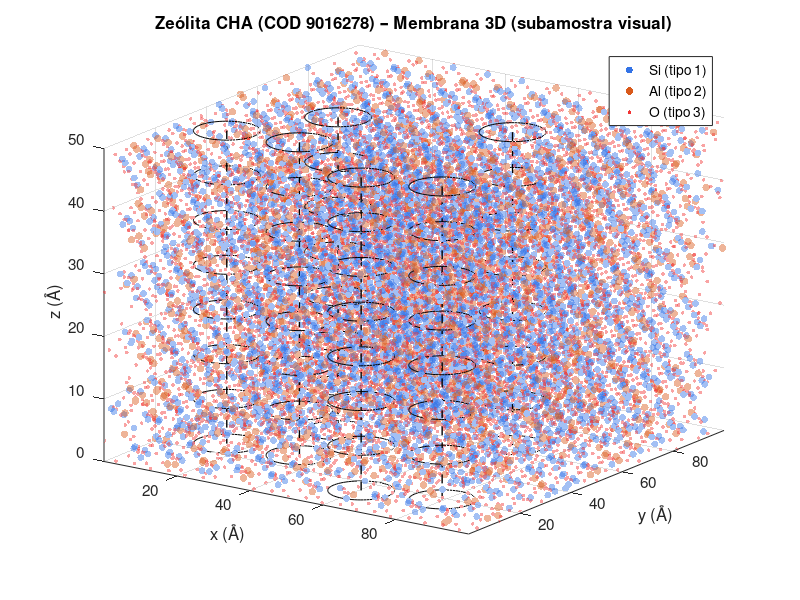
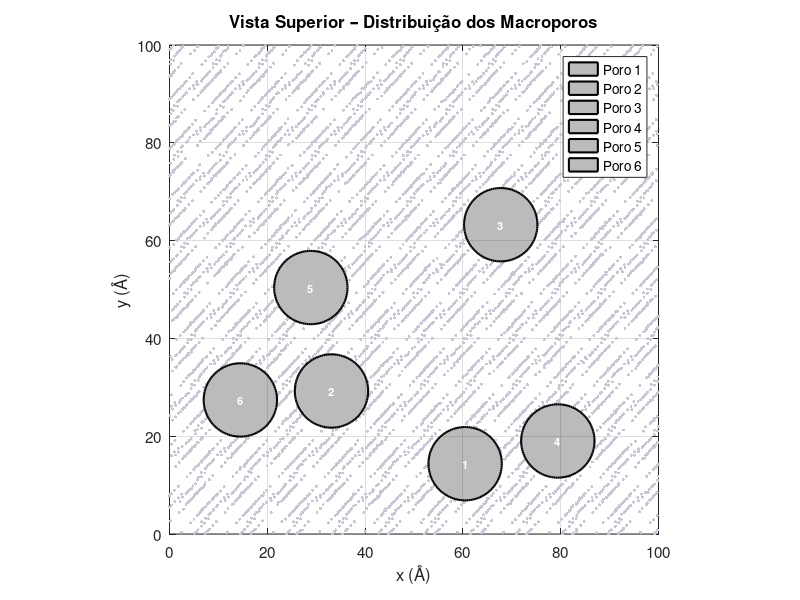
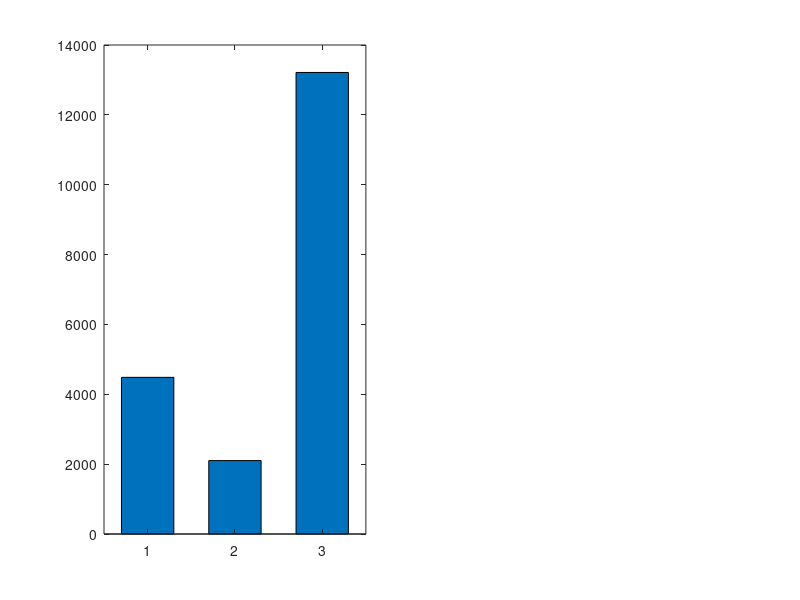

MATLAB code to generate these figures, in order: (Note: this script raises an error after producing the figures.)
function cha_membrane_generator()
%CHA_MEMBRANE_GENERATOR  Gerador paramétrico 3D para membrana de zeólita CHA
% -------------------------------------------------------------------------
%  Disciplina : Modelagem Computacional Aplicada à Engenharia Química (05082)
%  Material   : Zeólita CHA (chabazita)  –  Chabazite-Ca
%
%  Referência cristalográfica:
%    Nature 181, 1794-1796 (1958) | COD 9016278 | AMCSD 0017695
%    Grupo espacial : R -3 m  (n.º 166, setting romboédrico)
%    Símbolo Hall   : -P 3* 2
%
%  Parâmetros da célula unitária (setting ROMBOÉDRICO):
%    a = b = c = 9.4 Å       α = β = γ = 94.3°
%    Z = 12 f.u.              V = 823.197 Å³
%    Fórmula: (Al0.32 Si0.68) O2
%
%  Sítios cristalográficos (posições fracionárias, setting R):
%    T  (Al/Si) :  x=0.34,  y=0.11,  z=−0.12  | ocp: Al=0.32, Si=0.68
%    O1         :  x=0.27,  y=−0.27, z=0.00
%    O2         :  x=0.17,  y=−0.17, z=0.50
%    O3         :  x=0.25,  y=0.25,  z=0.90
%    O4         :  x=0.03,  y=0.03,  z=0.35
%
%  Operações de simetria do grupo R -3 m (setting R, 12 ops):
%    x,y,z      | -x,-z,-y  | -z,-x,-y  | y,x,z
%    y,z,x      | -z,-y,-x  | -x,-y,-z  | x,z,y
%    z,x,y      | -y,-x,-z  | -y,-z,-x  | z,y,x
%
%  Nota: setting romboédrico NÃO usa translações de centramento.
%        A célula já é primitiva (12 operações × sítio único = máx. 12 pos.)
%
%  Tipos de átomo no LAMMPS:
%    1 = Si   (carga +2.0500 e)
%    2 = Al   (carga +1.5750 e)
%    3 = O    (carga −1.0250 e)
%
%  Imperfeições modeladas:
%    • Ocupação mista Al/Si no sítio T  (razão Si/Al ajustável)
%    • Desordem posicional           (vibração/distorção estrutural)
%    • Vacâncias aleatórias          (sítios T e O removidos)
%
%  Saída : arquivo LAMMPS  (atom_style charge)
%          Formato: atom-ID  atom-type  charge  x  y  z
%



Lx          = 100.0;       % Largura    da seção reta (Å)
Ly          = 100.0;       % Comprimento da seção reta (Å)
Lz          =  50.0;       % Espessura total da membrana (Å)

n_pores     =    6;        % Número de macroporos
r_pore      =  7.5;        % Raio de cada macroporo (Å)
dist_type   = 'random';    % Distribuição: 'regular' | 'random'
rng_seed    =   42;        % Semente aleatória (seed)

% Razão Si/Al conforme estrutura de referência:
%   Ocupação Al=0.32, Si=0.68  →  Si/Al = 0.68/0.32 ≈ 2.125
%   Use Inf para silicalita pura
si_al_ratio =  2.125;      % Razão Si/Al (SAR) baseada no CIF de referência

defect_amp  =  0.20;       % Amplitude máx. desordem posicional (Å)
vac_frac    =  0.012;      % Fração de vacâncias  (ex.: 0.012 = 1,2 %)

output_file = 'cha_membrane.lammps';   % Nome do arquivo de saída


%%  CÉLULA UNITÁRIA CHA  –  Setting ROMBOÉDRICO  (COD 9016278)
%%
%%  Parâmetros reticulares:
%%    a = b = c = 9.4 Å       α = β = γ = 94.3°
%%
%%  Matriz de vetores de rede (romboédrico → Cartesiano):
%%    Convencional para α = β = γ:
%%      cx = a * cos(α/2) * 2  (projeção)
%%    Usando a matriz M tal que M * [f1;f2;f3] = [x;y;z]:
%%      a1 = a [1, 0, 0]  (rotacionado para facilitar)
%%      Formula geral para célula romboédrica:
%%        tx = cos(α)
%%        ty = (cos(α) - cos(α)^2) / sin(α)   [= 0 para α=90°, != 0 aqui]
%%        tz = sqrt(1 - tx^2 - ty^2... ) mas usamos a decomposição padrão
%%
%%  Posições fracionárias (setting R, grupo -3m, 12 operações):
%%    T  (Al/Si): (0.34,  0.11, -0.12)  + equivalentes por simetria
%%    O1        : (0.27, -0.27,  0.00)  + equivalentes
%%    O2        : (0.17, -0.17,  0.50)  + equivalentes
%%    O3        : (0.25,  0.25,  0.90)  + equivalentes
%%    O4        : (0.03,  0.03,  0.35)  + equivalentes
%% ══════════════════════════════════════════════════════════════════════════

% ── Parâmetros reticulares (romboédrico, COD 9016278) ──────────────────
a_rh  = 9.4;       % Å  (a = b = c)
al_rh = 94.3;      % °  (α = β = γ)

% Constrói vetores de rede romboédricos no referencial Cartesiano
% Convenção padrão IUCr (a1 ao longo de x):
cosA = cosd(al_rh);
sinA = sind(al_rh);
% a2 no plano xy, a3 geral:
%   a1 = a [1, 0, 0]
%   a2 = a [cos(α), sin(α), 0]
%   a3 = a [cos(α), (cos(α)-cos²(α))/sin(α), tz]
%   tz = sqrt(1 - cos²(α) - ((cos(α)-cos²(α))/sin(α))²)
a_vec = a_rh * [1, 0, 0];
b_vec = a_rh * [cosA, sinA, 0];
t_cy  = (cosA - cosA^2) / sinA;
t_cz  = sqrt(max(0, 1 - cosA^2 - t_cy^2));
c_vec = a_rh * [cosA, t_cy, t_cz];

fprintf('━━━ Vetores de rede (romboédrico) ━━━━━━━━━━━\n');
fprintf('   a1 = [%7.4f  %7.4f  %7.4f] Å\n', a_vec);
fprintf('   a2 = [%7.4f  %7.4f  %7.4f] Å\n', b_vec);
fprintf('   a3 = [%7.4f  %7.4f  %7.4f] Å\n', c_vec);
fprintf('   |a| = %.4f  |b| = %.4f  |c| = %.4f Å\n', ...
        norm(a_vec), norm(b_vec), norm(c_vec));
fprintf('   α  = %.2f°  β = %.2f°  γ = %.2f°\n', al_rh, al_rh, al_rh);
fprintf('━━━━━━━━━━━━━━━━━━━━━━━━━━━━━━━━━━━━━━━━━━━━\n\n');

% ── Operações de simetria R -3 m (setting R, 12 ops) ──────────────────
%  Extraídas diretamente do CIF:
%   1: x,y,z      2: -x,-z,-y   3: -z,-x,-y   4: y,x,z
%   5: y,z,x      6: -z,-y,-x   7: -x,-y,-z   8: x,z,y
%   9: z,x,y     10: -y,-x,-z  11: -y,-z,-x  12: z,y,x
sym_ops = {
    @(x,y,z) [ x,  y,  z];   %  1
    @(x,y,z) [-x, -z, -y];   %  2
    @(x,y,z) [-z, -x, -y];   %  3
    @(x,y,z) [ y,  x,  z];   %  4
    @(x,y,z) [ y,  z,  x];   %  5
    @(x,y,z) [-z, -y, -x];   %  6
    @(x,y,z) [-x, -y, -z];   %  7
    @(x,y,z) [ x,  z,  y];   %  8
    @(x,y,z) [ z,  x,  y];   %  9
    @(x,y,z) [-y, -x, -z];   % 10
    @(x,y,z) [-y, -z, -x];   % 11
    @(x,y,z) [ z,  y,  x];   % 12
};

% ── Posições assimétricas (sítios Wyckoff, CIF COD 9016278) ───────────
asym_T  = [0.34,  0.11, -0.12];   % sítio T (Al/Si compartilhado)
asym_O1 = [0.27, -0.27,  0.00];
asym_O2 = [0.17, -0.17,  0.50];
asym_O3 = [0.25,  0.25,  0.90];
asym_O4 = [0.03,  0.03,  0.35];

% Aplica operações de simetria a cada sítio assimétrico
T_frac  = apply_sym(asym_T,  sym_ops);
O1_frac = apply_sym(asym_O1, sym_ops);
O2_frac = apply_sym(asym_O2, sym_ops);
O3_frac = apply_sym(asym_O3, sym_ops);
O4_frac = apply_sym(asym_O4, sym_ops);

% Conversão frac → Cartesiano
T_cart  = frac2cart(T_frac,  a_vec, b_vec, c_vec);
O1_cart = frac2cart(O1_frac, a_vec, b_vec, c_vec);
O2_cart = frac2cart(O2_frac, a_vec, b_vec, c_vec);
O3_cart = frac2cart(O3_frac, a_vec, b_vec, c_vec);
O4_cart = frac2cart(O4_frac, a_vec, b_vec, c_vec);

nT_uc = size(T_cart,1);
nO_uc = size(O1_cart,1) + size(O2_cart,1) + size(O3_cart,1) + size(O4_cart,1);

fprintf('━━━ Célula unitária CHA (COD 9016278) ━━━━━━\n');
fprintf('   T  (Al/Si): %2d posições  (asym: 0.34, 0.11,-0.12)\n', nT_uc);
fprintf('   O1         : %2d posições  (asym: 0.27,-0.27, 0.00)\n', size(O1_cart,1));
fprintf('   O2         : %2d posições  (asym: 0.17,-0.17, 0.50)\n', size(O2_cart,1));
fprintf('   O3         : %2d posições  (asym: 0.25, 0.25, 0.90)\n', size(O3_cart,1));
fprintf('   O4         : %2d posições  (asym: 0.03, 0.03, 0.35)\n', size(O4_cart,1));
fprintf('   Total      : %2d átomos/célula\n', nT_uc + nO_uc);
fprintf('   Ocupação   : Al=0.32, Si=0.68  →  Si/Al ≈ 2.125\n');
fprintf('━━━━━━━━━━━━━━━━━━━━━━━━━━━━━━━━━━━━━━━━━━━━\n\n');

% Monta arrays da célula unitária (tipo T provisoriamente = 1/Si)
uc_xyz  = [T_cart; O1_cart; O2_cart; O3_cart; O4_cart];
uc_type = [ones(nT_uc,1); 3*ones(nO_uc,1)];   % 1=Si(T), 3=O


%%                        REPLICAÇÃO DA REDE

rng(rng_seed);

% Alcance das réplicas ao longo de cada eixo romboédrico
% Usa o comprimento máximo da projeção de cada vetor sobre x,y,z
max_proj = max(abs([a_vec; b_vec; c_vec]), [], 1);  % projeções máximas
nx_rep = ceil(Lx / max_proj(1)) + 4;
ny_rep = ceil(Ly / max_proj(2)) + 4;
nz_rep = ceil(Lz / max_proj(3)) + 2;

% Pré-alocação generosa
n_est = (nx_rep+8) * (ny_rep+8) * (nz_rep+4) * (nT_uc + nO_uc);
all_xyz  = zeros(n_est, 3);
all_type = zeros(n_est, 1);
ptr = 0;
n_uc = nT_uc + nO_uc;

for ix = -3 : nx_rep+2
    for iy = -3 : ny_rep+2
        for iz = 0 : nz_rep+1
            shift = ix*a_vec + iy*b_vec + iz*c_vec;
            idx   = ptr+1 : ptr+n_uc;
            all_xyz(idx, :) = uc_xyz + shift;
            all_type(idx)   = uc_type;
            ptr = ptr + n_uc;
        end
    end
end

all_xyz  = all_xyz(1:ptr, :);
all_type = all_type(1:ptr);

% Recorte: mantém apenas átomos dentro de [0,Lx] × [0,Ly] × [0,Lz]
tol  = 1e-4;
mask = all_xyz(:,1) >= -tol & all_xyz(:,1) <= Lx+tol & ...
       all_xyz(:,2) >= -tol & all_xyz(:,2) <= Ly+tol & ...
       all_xyz(:,3) >= -tol & all_xyz(:,3) <= Lz+tol;

all_xyz  = all_xyz(mask,:);
all_type = all_type(mask);

% Clipa para [0, L]
all_xyz(:,1) = min(max(all_xyz(:,1), 0), Lx);
all_xyz(:,2) = min(max(all_xyz(:,2), 0), Ly);
all_xyz(:,3) = min(max(all_xyz(:,3), 0), Lz);

fprintf('Átomos após replicação + recorte : %d\n', size(all_xyz,1));


%%          SUBSTITUIÇÃO ALEATÓRIA  Si → Al  (ocupação mista do sítio T)
%%
%%  Referência: Al_occ = 0.32, Si_occ = 0.68  (COD 9016278)
%%  Si/Al = 0.68/0.32 = 2.125  (valor padrão em si_al_ratio)
%%  Regra de Löwenstein aplicada de forma estatística (distribuição aleatória)

si_idx = find(all_type == 1);
n_Si   = numel(si_idx);
n_Al   = round(n_Si / (si_al_ratio + 1));
n_Al   = min(n_Al, n_Si);
al_sel = si_idx(randperm(n_Si, n_Al));
all_type(al_sel) = 2;   % 2 = Al


%%                     POSICIONAMENTO DOS MACROPOROS

pore_xy = place_pores(n_pores, r_pore, Lx, Ly, dist_type, rng_seed);
n_pores_real = size(pore_xy, 1);

% Remove átomos no interior dos macroporos (cilindros paralelos a z)
keep = true(size(all_xyz,1), 1);
for p = 1:n_pores_real
    r2 = (all_xyz(:,1)-pore_xy(p,1)).^2 + (all_xyz(:,2)-pore_xy(p,2)).^2;
    keep(r2 <= r_pore^2) = false;
end
all_xyz  = all_xyz(keep,:);
all_type = all_type(keep);


%%          IMPERFEIÇÕES ESTRUTURAIS  (membrana não-perfeita)
%%
%%  (1) Desordem posicional : desloca aleatoriamente ~30 % dos átomos
%%      → simula distorção da rede, vibrações congeladas, desordem Si/Al
%%  (2) Vacâncias           : remove aleatoriamente fração de sítios
%%      → defeitos pontuais, sítios Si/Al/O ausentes
%%  (3) Confinamento        : garante posições dentro da caixa periódica

N = size(all_xyz, 1);

% (1) Desordem posicional
n_disp = round(N * 0.30);
d_idx  = randperm(N, n_disp);
all_xyz(d_idx,:) = all_xyz(d_idx,:) + defect_amp * (2*rand(n_disp,3) - 1);

% (2) Vacâncias
n_vac = round(N * vac_frac);
v_idx = randperm(N, n_vac);
keep2 = true(N,1);
keep2(v_idx) = false;
all_xyz  = all_xyz(keep2,:);
all_type = all_type(keep2);

% (3) Confinamento periódico (wrap)
all_xyz(:,1) = mod(all_xyz(:,1), Lx);
all_xyz(:,2) = mod(all_xyz(:,2), Ly);
all_xyz(:,3) = mod(all_xyz(:,3), Lz);

N = size(all_xyz, 1);


%%            CARGAS PARCIAIS  (modelo BKS-like para aluminossilicato)
%%
%%  Nota: framework puro-Si é neutro (q_Si + 2·q_O = 0).
%%  Com substituição Al, o framework fica carregado negativamente:
%%  cátions compensadores (Ca²⁺, conforme Chabazite-Ca) devem ser
%%  adicionados em etapa posterior no LAMMPS.

charges = zeros(N,1);
charges(all_type == 1) =  2.0500;   % Si
charges(all_type == 2) =  1.5750;   % Al
charges(all_type == 3) = -1.0250;   % O

% Carga total do framework
q_total = sum(charges);
fprintf('Carga total do framework : %+.2f e\n', q_total);
if abs(q_total) > 1
    fprintf('  ⚠  Adicionar %.2f e em cátions Ca²⁺ compensadores no LAMMPS.\n\n', -q_total);
end


write_lammps(output_file, all_xyz, all_type, charges, Lx, Ly, Lz, ...
             pore_xy, r_pore, dist_type, si_al_ratio, defect_amp, vac_frac, ...
             a_rh, al_rh);


fprintf('\n╔══════════════════════════════════════════════════╗\n');
fprintf('║         RESUMO DA GEOMETRIA  (CHA / COD 9016278) ║\n');
fprintf('╠══════════════════════════════════════════════════╣\n');
fprintf('║  Arquivo de saída  : %-26s║\n', output_file);
fprintf('║  Referência CIF    : COD 9016278 / AMCSD 0017695 ║\n');
fprintf('║  Grupo espacial    : R -3 m  (n.º 166, R setting)║\n');
fprintf('║  Célula unitária   : a=b=c=9.4 Å  α=β=γ=94.3°   ║\n');
fprintf('║  Caixa (Å)         : %5.1f × %5.1f × %5.1f          ║\n', Lx, Ly, Lz);
fprintf('║  Átomos totais     : %-26d║\n', N);
fprintf('║    ▸ Si (tipo 1)   : %-26d║\n', sum(all_type==1));
fprintf('║    ▸ Al (tipo 2)   : %-26d║\n', sum(all_type==2));
fprintf('║    ▸ O  (tipo 3)   : %-26d║\n', sum(all_type==3));
fprintf('║  Razão Si/Al       : %-26.4f║\n', si_al_ratio);
fprintf('║  Ocp. referência   : Al=0.32, Si=0.68            ║\n');
fprintf('║  Macroporos        : %d (r=%.1f Å, %-8s)      ║\n', ...
        n_pores_real, r_pore, dist_type);
fprintf('║  Vacâncias         : %.1f %%                       ║\n', vac_frac*100);
fprintf('╚══════════════════════════════════════════════════╝\n\n');

visualize_membrane(all_xyz, all_type, pore_xy, r_pore, Lx, Ly, Lz);

end   

function C = frac2cart(F, a1, a2, a3)
%FRAC2CART  Coordenadas fracionárias → Cartesianas
%   F(N,3) = [f1 f2 f3];   a1,a2,a3 = vetores de rede (1×3)
C = F(:,1)*a1 + F(:,2)*a2 + F(:,3)*a3;
end

% ─────────────────────────────────────────────────────────────────────────
function F_out = apply_sym(frac0, sym_ops)
%APPLY_SYM  Aplica operações de simetria a uma posição fracionária
%
%  Entradas:
%    frac0   : [x, y, z] posição assimétrica (1×3)
%    sym_ops : cell array de function handles {@(x,y,z) ...}
%
%  Saída:
%    F_out : posições únicas após aplicação de todas as operações (N×3)
%            as coordenadas são reduzidas para [0,1) com mod(·,1)

x0 = frac0(1);  y0 = frac0(2);  z0 = frac0(3);
n_ops = numel(sym_ops);
raw   = zeros(n_ops, 3);

for k = 1:n_ops
    v = sym_ops{k}(x0, y0, z0);
    raw(k,:) = v;
end

% Reduz para [0,1) e elimina duplicatas com tolerância
raw_mod = mod(raw, 1.0);
raw_mod = round(raw_mod * 1e7) / 1e7;
F_out   = unique(raw_mod, 'rows');
end

% ─────────────────────────────────────────────────────────────────────────
function pore_xy = place_pores(n_pores, r_pore, Lx, Ly, dist_type, seed)
%PLACE_PORES  Determina centros (x,y) dos macroporos
%
%  'regular' : grade regular com nc × nr pontos
%  'random'  : posicionamento aleatório com seed, evitando sobreposição

rng(seed);
margin = max(r_pore * 1.5, r_pore + 5.0);

if strcmp(dist_type, 'regular')
    nc = ceil(sqrt(n_pores));
    nr = ceil(n_pores / nc);
    xv = linspace(margin, Lx-margin, nc);
    yv = linspace(margin, Ly-margin, nr);
    [gx, gy] = meshgrid(xv, yv);
    pts = [gx(:), gy(:)];
    pore_xy = pts(1:min(n_pores, size(pts,1)), :);

else   % random
    pore_xy = zeros(n_pores, 2);
    k = 0;
    min_dist = 2.2 * r_pore;
    for trial = 1:200000
        if k >= n_pores, break; end
        cx = margin + (Lx - 2*margin) * rand();
        cy = margin + (Ly - 2*margin) * rand();
        if k == 0
            ok = true;
        else
            d = sqrt((pore_xy(1:k,1)-cx).^2 + (pore_xy(1:k,2)-cy).^2);
            ok = all(d > min_dist);
        end
        if ok
            k = k + 1;
            pore_xy(k,:) = [cx, cy];
        end
    end
    if k < n_pores
        warning('Apenas %d/%d poros posicionados (espaço insuficiente para r=%.1f Å).', ...
                k, n_pores, r_pore);
    end
    pore_xy = pore_xy(1:k, :);
end
end

% ─────────────────────────────────────────────────────────────────────────
function write_lammps(fname, xyz, types, charges, Lx, Ly, Lz, ...
                      pore_xy, r_pore, dtype, sar, d_amp, v_frac, a_rh, al_rh)
%WRITE_LAMMPS  Escreve arquivo de dados LAMMPS
%
%  Formato atom_style charge:
%     atom-ID   atom-type   charge    x   y   z

N = size(xyz, 1);
active_types = sort(unique(types))';
n_types = numel(active_types);

masses_all = [28.0860, 26.9820, 15.9990];   % Si, Al, O
type_names = {'Si','Al','O'};

fid = fopen(fname, 'w');
if fid < 0
    error('Não foi possível criar: %s', fname);
end

% ── Cabeçalho ──────────────────────────────────────────────────────────
fprintf(fid, '# ════════════════════════════════════════════════════════\n');
fprintf(fid, '# Membrana de Zeólita CHA (Chabazite-Ca)\n');
fprintf(fid, '# Gerado por: cha_membrane_generator.m\n');
fprintf(fid, '# ────────────────────────────────────────────────────────\n');
fprintf(fid, '# Referência : COD 9016278 / AMCSD 0017695\n');
fprintf(fid, '#              Nature 181, 1794-1796 (1958)\n');
fprintf(fid, '# Grupo esp. : R -3 m  (Hall: -P 3* 2)  n.º 166\n');
fprintf(fid, '# Setting    : Romboédrico (primitivo)\n');
fprintf(fid, '# Célula uc  : a=b=c=%.2f Å   α=β=γ=%.1f°\n', a_rh, al_rh);
fprintf(fid, '# Fórmula    : (Al0.32 Si0.68) O2  (Z=12)\n');
fprintf(fid, '# Sítios T   : (0.34, 0.11,-0.12)  ocp: Al=0.32, Si=0.68\n');
fprintf(fid, '# O1         : (0.27,-0.27, 0.00)\n');
fprintf(fid, '# O2         : (0.17,-0.17, 0.50)\n');
fprintf(fid, '# O3         : (0.25, 0.25, 0.90)\n');
fprintf(fid, '# O4         : (0.03, 0.03, 0.35)\n');
fprintf(fid, '# ────────────────────────────────────────────────────────\n');
fprintf(fid, '# Caixa      : %.2f x %.2f x %.2f Å\n', Lx, Ly, Lz);
fprintf(fid, '# Macroporos : %d  |  raio: %.2f Å  |  dist: %s\n', ...
        size(pore_xy,1), r_pore, dtype);
fprintf(fid, '# Si/Al      : %.4f  (ref. CIF: 2.125)\n', sar);
fprintf(fid, '# Imperfeições: desordem %.2f Å  |  vacâncias %.1f %%\n', d_amp, v_frac*100);
fprintf(fid, '# ════════════════════════════════════════════════════════\n\n');

% ── Contagens ──────────────────────────────────────────────────────────
fprintf(fid, '%d atoms\n',        N);
fprintf(fid, '%d atom types\n\n', n_types);

% ── Dimensões da caixa ─────────────────────────────────────────────────
fprintf(fid, '0.000000  %.6f  xlo xhi\n', Lx);
fprintf(fid, '0.000000  %.6f  ylo yhi\n', Ly);
fprintf(fid, '0.000000  %.6f  zlo zhi\n\n', Lz);

% ── Massas ─────────────────────────────────────────────────────────────
fprintf(fid, 'Masses\n\n');
for t = active_types
    fprintf(fid, '  %d  %.4f  # %s\n', t, masses_all(t), type_names{t});
end

% ── Posições atômicas ──────────────────────────────────────────────────
fprintf(fid, '\nAtoms  # charge\n\n');
for i = 1:N
    fprintf(fid, '%8d  %d  %9.4f  %13.6f  %13.6f  %13.6f\n', ...
            i, types(i), charges(i), xyz(i,1), xyz(i,2), xyz(i,3));
end

fclose(fid);
fprintf('Arquivo LAMMPS escrito com sucesso: %s\n', fname);
end

% ─────────────────────────────────────────────────────────────────────────
function visualize_membrane(xyz, types, pore_xy, r_pore, Lx, Ly, Lz)
%VISUALIZE_MEMBRANE  Gera três figuras de diagnóstico

% Cores e tamanhos por tipo de átomo
clr = [0.20 0.45 0.90;   % Si – azul
       0.85 0.35 0.10;   % Al – laranja
       0.95 0.20 0.20];  % O  – vermelho
sz_3d = [25, 30, 7];
lbl   = {'Si (tipo 1)','Al (tipo 2)','O (tipo 3)'};

% Subsample para visualização rápida (máx. 12000 átomos por tipo)
max_vis = 12000;
if size(xyz,1) > max_vis*3
    vis_idx = randperm(size(xyz,1), min(max_vis*3, size(xyz,1)));
else
    vis_idx = 1:size(xyz,1);
end
xyz_v  = xyz(vis_idx,:);
type_v = types(vis_idx);

% ── Figura 1: Vista 3D ────────────────────────────────────────────────
f1 = figure('Name','CHA Membrane – Vista 3D','Color','w','Position',[40 80 950 660]);
ax1 = axes(f1); hold(ax1,'on'); grid(ax1,'on');

for t = 1:3
    idx = type_v == t;
    if any(idx)
        scatter3(ax1, xyz_v(idx,1), xyz_v(idx,2), xyz_v(idx,3), ...
                 sz_3d(t), clr(t,:), 'filled', ...
                 'MarkerFaceAlpha', 0.45, 'DisplayName', lbl{t});
    end
end

% Contornos dos macroporos
theta = linspace(0, 2*pi, 72);
for p = 1:size(pore_xy,1)
    for zz = linspace(0, Lz, 8)
        xp = pore_xy(p,1) + r_pore*cos(theta);
        yp = pore_xy(p,2) + r_pore*sin(theta);
        plot3(ax1, xp, yp, zz*ones(1,72), 'k-', 'LineWidth',0.5, 'HandleVisibility','off');
    end
    plot3(ax1, pore_xy(p,1)*[1 1], pore_xy(p,2)*[1 1], [0 Lz], ...
          'k--', 'LineWidth',1.0, 'HandleVisibility','off');
end

xlabel(ax1,'x (Å)'); ylabel(ax1,'y (Å)'); zlabel(ax1,'z (Å)');
title(ax1, 'Zeólita CHA (COD 9016278) – Membrana 3D (subamostra visual)', ...
      'FontSize',12,'FontWeight','bold');
legend(ax1,'Location','northeast','FontSize',10);
view(ax1, 35, 22); set(ax1,'FontSize',11); axis(ax1,'tight');

% ── Figura 2: Vista superior (plano xy) ──────────────────────────────
f2 = figure('Name','CHA Membrane – Vista Superior','Color','w','Position',[40 80 700 620]);
ax2 = axes(f2); hold(ax2,'on'); grid(ax2,'on'); box(ax2,'on');

t_mask = (type_v==1) | (type_v==2);
scatter(ax2, xyz_v(t_mask,1), xyz_v(t_mask,2), 5, [0.78 0.78 0.84], ...
        'filled','HandleVisibility','off');

theta2 = linspace(0,2*pi,120);
for p = 1:size(pore_xy,1)
    xp = pore_xy(p,1) + r_pore*cos(theta2);
    yp = pore_xy(p,2) + r_pore*sin(theta2);
    fill(ax2, xp, yp, [0.10 0.10 0.10], 'FaceAlpha',0.30, ...
         'EdgeColor','k', 'LineWidth',1.5, 'DisplayName',sprintf('Poro %d',p));
    text(ax2, pore_xy(p,1), pore_xy(p,2), num2str(p), ...
         'HorizontalAlignment','center','FontSize',8,'Color','w','FontWeight','bold');
end

xlabel(ax2,'x (Å)'); ylabel(ax2,'y (Å)');
title(ax2,'Vista Superior – Distribuição dos Macroporos','FontSize',12,'FontWeight','bold');
legend(ax2,'Location','northeast','FontSize',9);
axis(ax2,'equal'); xlim(ax2,[0 Lx]); ylim(ax2,[0 Ly]);
set(ax2,'FontSize',11);

% ── Figura 3: Composição e distribuição z ────────────────────────────
f3 = figure('Name','CHA – Análise Composicional','Color','w','Position',[40 80 820 380]);

% Subplot 1: contagem de átomos por tipo
ax3a = subplot(1,2,1,'Parent',f3);
cnts = [sum(types==1), sum(types==2), sum(types==3)];
b = bar(ax3a, 1:3, cnts, 0.6);
b.FaceColor = 'flat';
b.CData = clr;
set(ax3a,'XTickLabel',{'Si','Al','O'},'FontSize',11);
xlabel(ax3a,'Tipo de Átomo'); ylabel(ax3a,'Número de Átomos');
title(ax3a,'Composição Atômica','FontSize',11,'FontWeight','bold');
grid(ax3a,'on');
for k=1:3
    if cnts(k) > 0
        text(ax3a, k, cnts(k)+0.015*max(cnts), num2str(cnts(k)), ...
             'HorizontalAlignment','center','FontSize',9,'FontWeight','bold');
    end
end

% Subplot 2: distribuição de átomos ao longo da espessura (z)
ax3b = subplot(1,2,2,'Parent',f3);
edges = linspace(0, Lz, 31);
for t = 1:3
    idx = types == t;
    if any(idx)
        histogram(ax3b, xyz(idx,3), edges, 'FaceColor', clr(t,:), ...
                  'FaceAlpha',0.55,'EdgeColor','none','DisplayName',lbl{t});
        hold(ax3b,'on');
    end
end
xlabel(ax3b,'z (Å)'); ylabel(ax3b,'Átomos por camada');
title(ax3b,'Distribuição ao longo de z','FontSize',11,'FontWeight','bold');
legend(ax3b,'Location','northeast','FontSize',8);
grid(ax3b,'on'); set(ax3b,'FontSize',11);

sgtitle(f3,'Zeólita CHA (COD 9016278) – Análise da Membrana Gerada', ...
        'FontSize',13,'FontWeight','bold');
end
